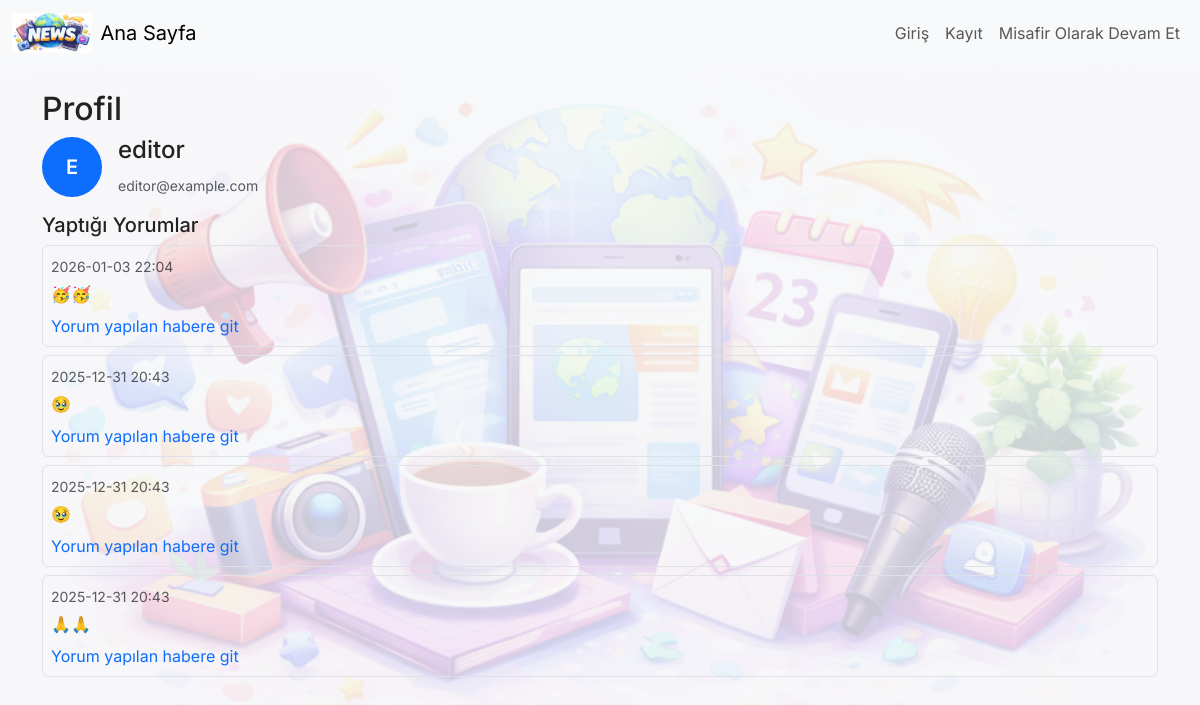
The app's page /profile/1 with its own data.
### models.py (models this page shows)
class User(UserMixin, db.Model):
    id = db.Column(db.Integer, primary_key=True)
    username = db.Column(db.String(100), unique=True)
    email = db.Column(db.String(100), unique=True)
    password = db.Column(db.String(200))
    role = db.Column(db.String(20), default="uye")
    bookmarks = db.relationship('Bookmark', back_populates='user', cascade='all, delete-orphan')

class Comment(db.Model):
    id = db.Column(db.Integer, primary_key=True)
    content = db.Column(db.Text)
    created_at = db.Column(db.DateTime, default=datetime.utcnow)
    user_id = db.Column(db.Integer, db.ForeignKey("user.id"))
    news_id = db.Column(db.Integer, db.ForeignKey("news.id"))
    parent_id = db.Column(db.Integer, db.ForeignKey('comment.id'), nullable=True)
    parent = db.relationship('Comment', remote_side=[id], backref=db.backref('replies', cascade='all, delete-orphan'))
    user = db.relationship('User', backref='comments')

### auth.py (the view)
@auth_bp.route('/profile/<int:user_id>')
def user_profile(user_id):
    from models import User, Comment
    user = User.query.get_or_404(user_id)
    comments = Comment.query.filter_by(user_id=user.id).order_by(Comment.created_at.desc()).all()
    return render_template('profile.html', user=user, user_comments=comments)

### app.py (called while the page is built)
@app.context_processor
def inject_watermark():
    uploads_dir = os.path.join(app.static_folder or '', 'uploads')
    watermark_file = None
    candidate = os.path.join(uploads_dir, 'watermark.png')
    if os.path.exists(candidate):
        watermark_file = 'watermark.png'
    else:
        if os.path.isdir(uploads_dir):
            for fname in os.listdir(uploads_dir):
                if 'chatgpt' in fname.lower():
                    watermark_file = fname
                    break
    return {'watermark_file': watermark_file}

### templates/profile.html
{% extends 'base.html' %}
{% block content %}
  <h2>Profil</h2>
  <div class="d-flex align-items-center mb-3">
    <div class="bg-primary text-white rounded-circle d-flex align-items-center justify-content-center me-3" style="width:60px;height:60px;font-weight:600; font-size:20px;">
      {{ user.username[0]|upper if user and user.username }}
    </div>
    <div>
      <h4>{{ user.username }}</h4>
      {% if user.email %}<small class="text-muted">{{ user.email }}</small>{% endif %}
    </div>
  </div>
  <h5>Yaptığı Yorumlar</h5>
  {% if user_comments %}
    {% for c in user_comments %}
      <div class="border rounded p-2 mb-2">
        <div><small class="text-muted">{{ c.created_at.strftime('%Y-%m-%d %H:%M') }}</small></div>
        <div class="mt-1">{{ c.content }}</div>
        <div class="mt-2"><a href="{{ url_for('news.news_detail', id=c.news_id) }}">Yorum yapılan habere git</a></div>
      </div>
    {% endfor %}
  {% else %}
    <p>Henüz yorum yok.</p>
  {% endif %}
{% endblock %}

### records on screen
User: username "E", username "editor", email "editor@example.com"
Comment: created_at "2026-01-03 22:04", content "🥳🥳"
Comment: created_at "2025-12-31 20:43", content "🥹"
Comment: created_at "2025-12-31 20:43", content "🥹"
Comment: created_at "2025-12-31 20:43", content "🙏🙏"
